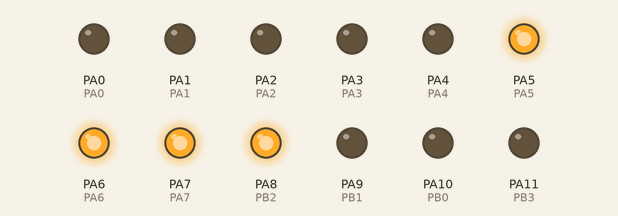
Bench run of a sketch on a simulated STM32 Blue Pill. Parts: output pins drawn as LEDs (lit = HIGH).

Above: at 0.1 s.
At 1.6 s:
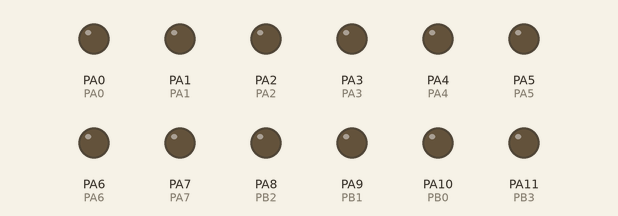
At 6.15 s:
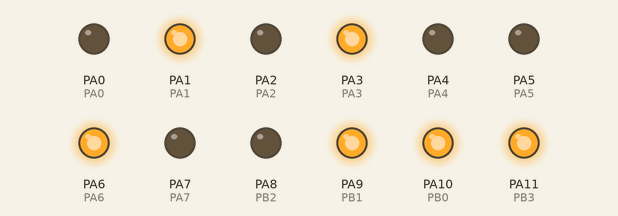
At 7.05 s:
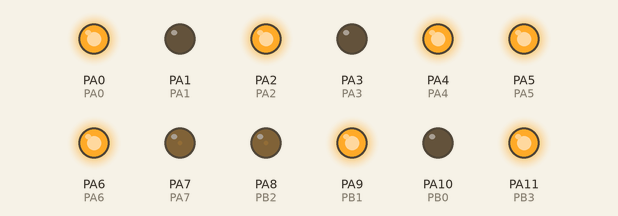
At 7.95 s:
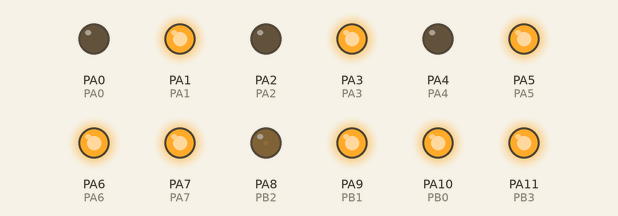
At 10.05 s:
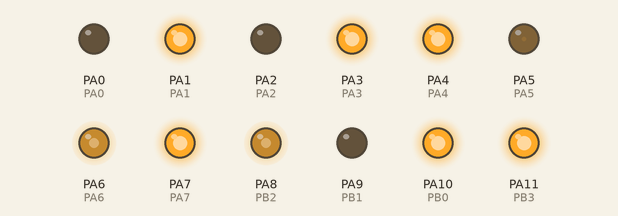
Timing chart, 0 to 10.0 s (numbered marks = the images above):
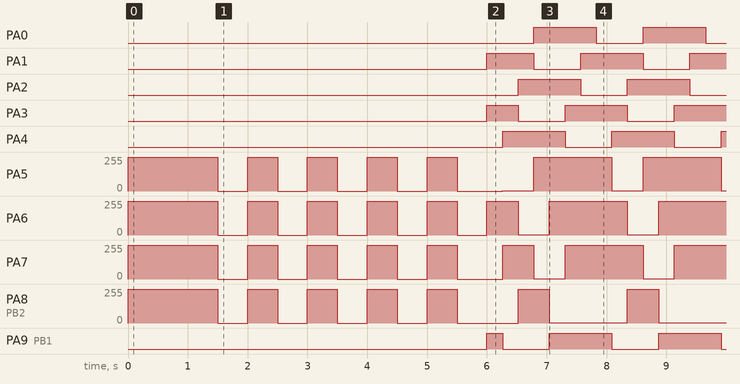

Measured:
- by itself, PA0: LOW → HIGH at 6.8 s, → LOW 1.0 s later, → HIGH 0.78 s later, → LOW 1.0 s later, … (4 changes in this stretch)
- by itself, PA1: goes HIGH 0.78 s, LOW 0.78 s, HIGH 1.0 s, LOW 0.78 s, then HIGH
- by itself, PA2: LOW → HIGH at 6.5 s, → LOW 1.0 s later, → HIGH 0.78 s later, → LOW 1.0 s later, … (4 changes in this stretch)
- by itself, PA3: goes HIGH 0.52 s, LOW 0.78 s, HIGH 1.0 s, LOW 0.78 s, then HIGH
- by itself, PA4: LOW → HIGH at 6.3 s, → LOW 1.0 s later, → HIGH 0.78 s later, → LOW 1.0 s later, … (5 changes in this stretch)
- by itself, PA5: 255/255 → 0/255 at 1.5 s, → 255/255 0.50 s later, → 0/255 0.50 s later, → 255/255 0.50 s later, … (14 changes in this stretch)
- by itself, PA6: 255/255 → 0/255 at 1.5 s, → 255/255 0.50 s later, → 0/255 0.50 s later, → 255/255 0.50 s later, … (14 changes in this stretch)
- by itself, PA7: 255/255 → 0/255 at 1.5 s, → 255/255 0.50 s later, → 0/255 0.50 s later, → 255/255 0.50 s later, … (14 changes in this stretch)

The sketch:

heart_shaped_pcb.ino
```cpp
// Correct ATtiny84A pin aliases for ATtinyCore
#define PA0 0
#define PA1 1
#define PA2 2
#define PA3 3
#define PA4 4
#define PA5 5   //PWM
#define PA6 6   //PWM
#define PA7 7   //PWM
#define PB2 8   //PWM
#define PB1 9
#define PB0 10
#define PB3 11

void setup() {
  // put your setup code here, to run once:
  pinMode(PA0, OUTPUT);
  pinMode(PA1, OUTPUT);
  pinMode(PA2, OUTPUT);
  pinMode(PA3, OUTPUT);
  pinMode(PA4, OUTPUT);
  pinMode(PA5, OUTPUT);
  pinMode(PA6, OUTPUT);
  pinMode(PA7, OUTPUT);
  pinMode(PB0, OUTPUT);
  pinMode(PB1, OUTPUT);
  pinMode(PB2, OUTPUT);
  pinMode(PB3, OUTPUT);

  digitalWrite(PA0, LOW);
  digitalWrite(PA1, LOW);
  digitalWrite(PA2, LOW);
  digitalWrite(PA3, LOW);
  digitalWrite(PA4, LOW);
  digitalWrite(PA5, LOW);
  digitalWrite(PA6, LOW);
  digitalWrite(PA7, LOW);

  digitalWrite(PB0, LOW);
  digitalWrite(PB1, LOW);
  digitalWrite(PB2, LOW);
  digitalWrite(PB3, LOW);

  digitalWrite(PA5, HIGH); // PWM: 0 = off, 255 = full on
  digitalWrite(PA6, HIGH); // PWM: 0 = off, 255 = full on
  digitalWrite(PA7, HIGH); // PWM: 0 = off, 255 = full on
  digitalWrite(PB2, HIGH);
  digitalWrite(PB2, HIGH); // PWM: 0 = off, 255 = full on
  delay(1000);
}

void std_blink(unsigned int times = 1, unsigned int delay_twice = 500){
  digitalWrite(PA0, LOW);
  digitalWrite(PA1, LOW);
  digitalWrite(PA2, LOW);
  digitalWrite(PA3, LOW);
  digitalWrite(PA4, LOW);
  digitalWrite(PA5, LOW);
  digitalWrite(PA6, LOW);
  digitalWrite(PA7, LOW);

  digitalWrite(PB0, LOW);
  digitalWrite(PB1, LOW);
  digitalWrite(PB2, LOW);
  digitalWrite(PB3, LOW);

  for (int i = 0; i < times; i++){
    digitalWrite(PA5, HIGH); // PWM: 0 = off, 255 = full on
    digitalWrite(PA6, HIGH); // PWM: 0 = off, 255 = full on
    digitalWrite(PA7, HIGH); // PWM: 0 = off, 255 = full on
    digitalWrite(PB2, HIGH);
    digitalWrite(PB2, HIGH); // PWM: 0 = off, 255 = full on
    delay(delay_twice);
    digitalWrite(PA5, LOW); // PWM: 0 = off, 255 = full on
    digitalWrite(PA6, LOW); // PWM: 0 = off, 255 = full on
    digitalWrite(PA7, LOW); // PWM: 0 = off, 255 = full on
    digitalWrite(PB2, LOW);
    digitalWrite(PB2, LOW); // PWM: 0 = off, 255 = full on
    delay(delay_twice);
  }

}

void fade_in(unsigned int delay_each_step = 10){
  digitalWrite(PA0, LOW);
  digitalWrite(PA1, LOW);
  digitalWrite(PA2, LOW);
  digitalWrite(PA3, LOW);
  digitalWrite(PA4, LOW);
  digitalWrite(PB0, LOW);
  digitalWrite(PB1, LOW);
  digitalWrite(PB3, LOW);
  for (int value = 0; value <= 255; value++) {
    analogWrite(PA5, value); // PWM: 0 = off, 255 = full on
    analogWrite(PA6, value); // PWM: 0 = off, 255 = full on
    analogWrite(PA7, value); // PWM: 0 = off, 255 = full on
    analogWrite(PB2, value); // PWM: 0 = off, 255 = full on
    delay(delay_each_step);
  }
}

void fade_out(unsigned int delay_each_step = 10){
  digitalWrite(PA0, LOW);
  digitalWrite(PA1, LOW);
  digitalWrite(PA2, LOW);
  digitalWrite(PA3, LOW);
  digitalWrite(PA4, LOW);
  digitalWrite(PB0, LOW);
  digitalWrite(PB1, LOW);
  digitalWrite(PB3, LOW);
  for (int value = 255; value >= 0; value--) {
    analogWrite(PA5, value); // PWM: 0 = off, 255 = full on
    analogWrite(PA6, value); // PWM: 0 = off, 255 = full on
    analogWrite(PA7, value); // PWM: 0 = off, 255 = full on
    analogWrite(PB2, value); // PWM: 0 = off, 255 = full on
    delay(delay_each_step);
  }
}

void heartbeat(unsigned int times, int pwm_val){
    analogWrite(PA5, pwm_val); // PWM: 0 = off, 255 = full on
    analogWrite(PA6, pwm_val); // PWM: 0 = off, 255 = full on
    analogWrite(PA7, pwm_val); // PWM: 0 = off, 255 = full on
    analogWrite(PB2, pwm_val); // PWM: 0 = off, 255 = full on
  for(int i = 0; i < times; i++){
        digitalWrite(PA0, LOW);
        digitalWrite(PA1, LOW);
        digitalWrite(PA2, LOW);
        digitalWrite(PA3, LOW);
        digitalWrite(PA4, LOW);
        digitalWrite(PB0, LOW);
        digitalWrite(PB1, LOW);
        digitalWrite(PB3, LOW);
        delay(150);

        digitalWrite(PA0, HIGH);
        digitalWrite(PA1, HIGH);
        digitalWrite(PA2, HIGH);
        digitalWrite(PA3, HIGH);
        digitalWrite(PA4, HIGH);
        digitalWrite(PB0, HIGH);
        digitalWrite(PB1, HIGH);
        digitalWrite(PB3, HIGH);
        delay(150);
        delay(700);

        digitalWrite(PA0, LOW);
        digitalWrite(PA1, LOW);
        digitalWrite(PA2, LOW);
        digitalWrite(PA3, LOW);
        digitalWrite(PA4, LOW);
        digitalWrite(PB0, LOW);
        digitalWrite(PB1, LOW);
        digitalWrite(PB3, LOW);
        delay(150);

        digitalWrite(PA0, HIGH);
        digitalWrite(PA1, HIGH);
        digitalWrite(PA2, HIGH);
        digitalWrite(PA3, HIGH);
        digitalWrite(PA4, HIGH);
        digitalWrite(PB0, HIGH);
        digitalWrite(PB1, HIGH);
        digitalWrite(PB3, HIGH);
        delay(150);
  }
}

void ring_dimming(unsigned int delay_each_step = 10){
  int steps_per_phase = 255/3;
  digitalWrite(PA0, LOW);
  digitalWrite(PA1, HIGH);
  digitalWrite(PA2, LOW);
  digitalWrite(PA3, HIGH);
  digitalWrite(PA4, LOW);
  digitalWrite(PB0, HIGH);
  digitalWrite(PB1, HIGH);
  digitalWrite(PB3, HIGH);
  int phase1 = 0, phase2 = 255, phase3 = 255;


  phase1 = 0;
  phase2 = 255;
  phase3 = 255;
  for (int i = 0; i < 255; i++){
    analogWrite(PA7, phase1++); //phase1: rising
    analogWrite(PA6, phase2); //phase2: holding
    analogWrite(PA5, phase3--); //phase3: falling
    delay(delay_each_step);
  }

  phase1 = 0;
  phase2 = 255;
  phase3 = 255;
  digitalWrite(PB1, LOW);
  digitalWrite(PA4, HIGH);
  for (int i = 0; i < 255; i++){
    analogWrite(PB2, phase1++); //phase1: rising
    analogWrite(PA7, phase2); //phase2: holding
    analogWrite(PA6, phase3--); //phase3: falling
    delay(delay_each_step);
  }
  phase1 = 0;
  phase2 = 255;
  phase3 = 255;
  digitalWrite(PA3, LOW);
  digitalWrite(PA2, HIGH);
  for (int i = 0; i < 255; i++){
    analogWrite(PA5, phase1++); //phase1: rising
    analogWrite(PB2, phase2); //phase2: holding
    analogWrite(PA7, phase3--); //phase3: falling
    delay(delay_each_step);
  }
  phase1 = 0;
  phase2 = 255;
  phase3 = 255;
  digitalWrite(PA1, LOW);
  digitalWrite(PA0, HIGH);
  for (int i = 0; i < 255; i++){
    analogWrite(PA6, phase1++); //phase1: rising
    analogWrite(PA5, phase2); //phase2: holding
    analogWrite(PB2, phase3--); //phase3: falling
    delay(delay_each_step);
  }

  phase1 = 0;
  phase2 = 255;
  phase3 = 255;
  digitalWrite(PB0, LOW);
  digitalWrite(PB1, HIGH);
  for (int i = 0; i < 255; i++){
    analogWrite(PA7, phase1++); //phase1: rising
    analogWrite(PA6, phase2); //phase2: holding
    analogWrite(PA5, phase3--); //phase3: falling
    delay(delay_each_step);
  }

  phase1 = 0;
  phase2 = 255;
  phase3 = 255;
  digitalWrite(PA4, LOW);
  digitalWrite(PA3, HIGH);
  for (int i = 0; i < 255; i++){
    analogWrite(PA5, phase1++); //phase1: rising
    analogWrite(PA7, phase2); //phase2: holding
    analogWrite(PA6, phase3--); //phase3: falling
    delay(delay_each_step);
  }

  phase1 = 0;
  phase2 = 255;
  phase3 = 255;
  digitalWrite(PA2, LOW);
  digitalWrite(PA1, HIGH);
  for (int i = 0; i < 255; i++){
    analogWrite(PA6, phase1++); //phase1: rising
    analogWrite(PA5, phase2); //phase2: holding
    analogWrite(PA7, phase3--); //phase3: falling
    delay(delay_each_step);
  }
}

void loop() {
  std_blink(5);
  ring_dimming(1);
  ring_dimming(1);
  ring_dimming(1);
  ring_dimming(1);
  ring_dimming(1);
  ring_dimming(1);
  ring_dimming(5);
  ring_dimming(5);
  ring_dimming(5);
  ring_dimming(5);
  ring_dimming(5);
  ring_dimming(5);
  heartbeat(20, 50);
  fade_in(5);
  fade_out(5);
  fade_in();
  fade_out();
  heartbeat(20, 50);
  fade_in(1);
  fade_out(1);
  fade_in(1);
  fade_out(1);
  ring_dimming(10);
  ring_dimming(10);
  ring_dimming(10);
  heartbeat(20, 50);
}
```
